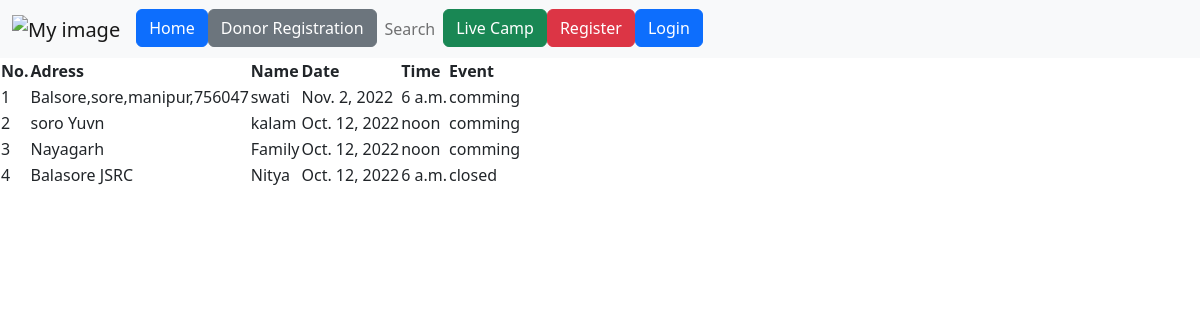
The page /camping (signed in) on the database its author committed.
### BD/models.py (models this page shows, shortened)
class Camp(models.Model):
    choices = (
        ('comming', 'comming'),
        ('closed', 'closed'),
    )
    id = models.IntegerField(primary_key=True)
    name = models.CharField(max_length=100)
    adress = models.CharField(max_length=300)
    date = models.DateField()
    time = models.TimeField()
    held = models.CharField(max_length=10, choices=choices, default="comming")

### BD/views.py (the view)
# urls.py: path('camping', Camping, name='camping'),
@login_required(login_url='login')
def Camping(request):
    camp = Camp.objects.all()
    context = {'camp': camp}
    return render(request, 'camping.html', context)

### BD/templates/camping.html
{% extends 'main.html' %} {% block content %}
<table>
  <tr>
    <th>No.</th>
    <th>Adress</th>
    <th>Name</th>
    <th>Date</th>
    <th>Time</th>
    <th>Event</th>
  </tr>
  {% for c in camp %}
  <tr>
    <td>{{c.id}}</td>
    <td>{{c.adress}}</td>
    <td>{{c.name}}</td>
    <td>{{c.date}}</td>
    <td>{{c.time}}</td>
    <td>{{c.held}}</td>
  </tr>
  {% endfor %}
</table>
{% endblock content %}

### BD/templates/main.html (shortened to what this page needs)
<!DOCTYPE html>
{% load static %}
<html lang="en">
  <head>
    <link
      href="https://cdn.jsdelivr.net/npm/bootstrap@5.2.2/dist/css/bootstrap.min.css"
      rel="stylesheet"
    />
  </head>
  <body>
    {% include 'navbar.html' %} {% block content %} {% endblock content %}
  </body>
</html>

### BD/templates/navbar.html (shortened to what this page needs)
<!DOCTYPE html>
{% load static %}
<html lang="en">
  <head>
    <link
      href="https://cdn.jsdelivr.net/npm/bootstrap@5.2.2/dist/css/bootstrap.min.css"
      rel="stylesheet"
    />
  </head>
  <body>
    <nav class="navbar navbar-expand-lg bg-light">
      <div class="container-fluid">
        <a class="navbar-brand" href="#"
          ><img src="{% static '/images/bp.svg' %}" alt="My image"
        /></a>
        <div class="collapse navbar-collapse" id="navbarNav">
          <ul class="navbar-nav">
            <li class="nav-item">
              <a
                class="btn btn-primary"
                aria-current="page"
                href="{%url 'home'%}"
                >Home</a
              >
            </li>
            <li class="nav-item">
              <a class="btn btn-secondary" href="{%url 'donor'%}" <button
                >Donor Registration</a
              >
            </li>
            <li class="nav-item">
              <a class="nav-link" href="{%url 'donor-list'%}">Search</a>
            </li>
            <li class="nav-item">
              <a class="btn btn-success" href="{%url 'camping'%}">Live Camp</a>
            </li>
            <li class="nav-item">
              <a class="btn btn-danger" href="{%url 'register'%}">Register</a>
            </li>
            <li class="nav-item">
              <a class="btn btn-primary" href="{%url 'login'%}">Login</a>
            </li>
          </ul>
        </div>
      </div>
    </nav>
  </body>
</html>

### rows shown on the page
Camp: id "1", adress "Balsore,sore,manipur,756047", name "swati", date "Nov. 2, 2022", time "6 a.m.", held "comming"
Camp: id "2", adress "soro Yuvn", name "kalam", date "Oct. 12, 2022", time "noon", held "comming"
Camp: id "3", adress "Nayagarh", name "Family", date "Oct. 12, 2022", time "noon", held "comming"
Camp: id "4", adress "Balasore JSRC", name "Nitya", date "Oct. 12, 2022", time "6 a.m.", held "closed"
